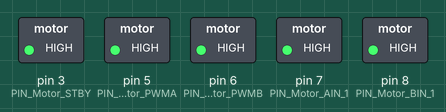
Bench run of a sketch on a simulated Arduino Uno, built with avr-gcc and run on an emulated ATmega328P. Shown: switched loads named in the sketch (green lamp = pin HIGH).

Above: at 0.05 s.
At 3.95 s:
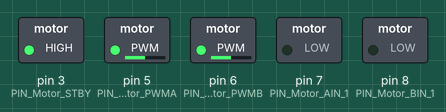
Timing chart, 0 to 4.6 s (numbered marks = the images above):
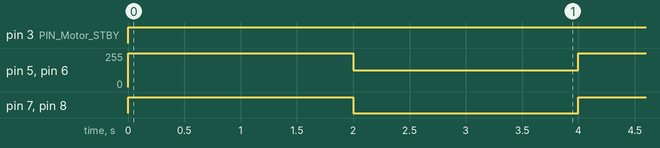

Measured:
- by itself, pin 3 (PIN_Motor_STBY): LOW → HIGH at 0.00 s
- by itself, pin 5 (PIN_Motor_PWMA), pin 6 (PIN_Motor_PWMB): alternates 255/255 for 2.0 s and 127/255 for 2.0 s
- by itself, pin 7 (PIN_Motor_AIN_1), pin 8 (PIN_Motor_BIN_1): alternates HIGH for 2.0 s and LOW for 2.0 s

The sketch:

motion_control.ino
```cpp
// These are the prerequisite classes and functions that motor control requires
#include <avr/wdt.h>
#include "DeviceDriverSet_xxx0_MotorControl.h"
#include "ApplicationFunctionSet_xxx0_MotorControl.cpp"

// We initialize the objects for motors and motion control
DeviceDriverSet_Motor AppMotor;
Application_xxx Application_SmartRobotCarxxx0;

/*
  FUNCTIONS FOR ROBOT MOTOR CONTROL:

  The value of Application_SmartRobotCarxxx0.Motion_Control determines the direction of motion.
  - If Application_SmartRobotCarxxx0.Motion_Control = 0 -> Forward
  - If Application_SmartRobotCarxxx0.Motion_Control = 1 -> Backward
  - If Application_SmartRobotCarxxx0.Motion_Control = 2 -> Left
  - If Application_SmartRobotCarxxx0.Motion_Control = 3 -> Right
  - If Application_SmartRobotCarxxx0.Motion_Control = 4 -> LeftForward
  - If Application_SmartRobotCarxxx0.Motion_Control = 5 -> LeftBackward
  - If Application_SmartRobotCarxxx0.Motion_Control = 6 -> RightForward
  - If Application_SmartRobotCarxxx0.Motion_Control = 7 -> RightBackward
  - If Application_SmartRobotCarxxx0.Motion_Control = 8 -> stop_it

  Speed values range from 0-255.

  The function to control direction and speed is as follows:
  ApplicationFunctionSet_SmartRobotCarMotionControl(direction, speed)

  The function takes in two parameters: one for direction, and one for speed.

  Therefore, to make the robot go forward with a speed of 255, we would call the function as follows:
  Application_SmartRobotCarxxx0.Motion_Control = 0;  // Motion Control Direction is set to Forward
  ApplicationFunctionSet_SmartRobotCarMotionControl(Application_SmartRobotCarxxx0.Motion_Control, 255);  // First argument is the direction set in the previous line, second argument is the speed

  The function to maintain current state of motion by preventing code execution for a given period of time is the delay() function, which accepts a time argument (milliseconds) as follows:
  delay(time)

  Therefore, to make the car continue forward at full speed for two seconds, we can use the delay() function as follows:
  delay(2000);

  If we want to stop the car, we would call the function as follows:
  Application_SmartRobotCarxxx0.Motion_Control = 8;  // Motion Control Direction is set to Forward
  ApplicationFunctionSet_SmartRobotCarMotionControl(Application_SmartRobotCarxxx0.Motion_Control, 0)  // First argument is the direction set in the previous line, second argument is the speed

  Overall, this would result in the following code:
  // Continue forward at full speed for 2 seconds
  Application_SmartRobotCarxxx0.Motion_Control = 0;
  ApplicationFunctionSet_SmartRobotCarMotionControl(Application_SmartRobotCarxxx0.Motion_Control, 255);
  delay(2000);

  // Stop the car
  Application_SmartRobotCarxxx0.Motion_Control = 8;
  ApplicationFunctionSet_SmartRobotCarMotionControl(Application_SmartRobotCarxxx0.Motion_Control, 0);
*/

void setup() {
  // put your setup code here, to run once:
  AppMotor.DeviceDriverSet_Motor_Init();  // Sets the motors to their corresponding ports on the microcontroller
}

void loop() {
  // put your main code here, to run repeatedly:

  // Robot goes forward at full speed for 2 seconds
  Application_SmartRobotCarxxx0.Motion_Control = 0;
  ApplicationFunctionSet_SmartRobotCarMotionControl(Application_SmartRobotCarxxx0.Motion_Control, 255);
  delay(2000);

  // Robot goes backward at half speed for 2 seconds
  Application_SmartRobotCarxxx0.Motion_Control = 1;
  ApplicationFunctionSet_SmartRobotCarMotionControl(Application_SmartRobotCarxxx0.Motion_Control, 127.5);
  delay(2000);

  // Robot stops
  Application_SmartRobotCarxxx0.Motion_Control = 8;
  ApplicationFunctionSet_SmartRobotCarMotionControl(Application_SmartRobotCarxxx0.Motion_Control, 0);
}
```

ApplicationFunctionSet_xxx0_MotorControl.cpp
```cpp
#include "DeviceDriverSet_xxx0_MotorControl.h"

extern DeviceDriverSet_Motor AppMotor;

/*运动方向控制序列*/
enum SmartRobotCarMotionControl
{
  Forward,       //(1)
  Backward,      //(2)
  Left,          //(3)
  Right,         //(4)
  LeftForward,   //(5)
  LeftBackward,  //(6)
  RightForward,  //(7)
  RightBackward, //(8)
  stop_it        //(9)
};               //direction方向:（1）、（2）、 （3）、（4）、（5）、（6）

struct Application_xxx
{
  SmartRobotCarMotionControl Motion_Control;
};

extern Application_xxx Application_SmartRobotCarxxx0;

static void ApplicationFunctionSet_SmartRobotCarMotionControl(SmartRobotCarMotionControl direction, uint8_t is_speed)
{
  static uint8_t directionRecord = 0;
  uint8_t Kp, UpperLimit;
  uint8_t speed = is_speed;
  switch (direction)
  {
  case /* constant-expression */
      Forward:
    /* code */
      AppMotor.DeviceDriverSet_Motor_control(/*direction_A*/ direction_just, /*speed_A*/ speed,
                                             /*direction_B*/ direction_just, /*speed_B*/ speed, /*controlED*/ control_enable); //Motor control
    break;
  case /* constant-expression */ Backward:
    /* code */

      AppMotor.DeviceDriverSet_Motor_control(/*direction_A*/ direction_back, /*speed_A*/ speed,
                                             /*direction_B*/ direction_back, /*speed_B*/ speed, /*controlED*/ control_enable); //Motor control
    break;
  case /* constant-expression */ Left:

    AppMotor.DeviceDriverSet_Motor_control(/*direction_A*/ direction_just, /*speed_A*/ speed,
                                           /*direction_B*/ direction_back, /*speed_B*/ speed, /*controlED*/ control_enable); //Motor control
    break;
  case /* constant-expression */ Right:

    AppMotor.DeviceDriverSet_Motor_control(/*direction_A*/ direction_back, /*speed_A*/ speed,
                                           /*direction_B*/ direction_just, /*speed_B*/ speed, /*controlED*/ control_enable); //Motor control
    break;
  case /* constant-expression */ LeftForward:
    /* code */
    AppMotor.DeviceDriverSet_Motor_control(/*direction_A*/ direction_just, /*speed_A*/ speed,
                                           /*direction_B*/ direction_just, /*speed_B*/ speed / 2, /*controlED*/ control_enable); //Motor control
    break;
  case /* constant-expression */ LeftBackward:
    AppMotor.DeviceDriverSet_Motor_control(/*direction_A*/ direction_back, /*speed_A*/ speed,
                                           /*direction_B*/ direction_back, /*speed_B*/ speed / 2, /*controlED*/ control_enable); //Motor control
    break;
  case /* constant-expression */ RightForward:
    AppMotor.DeviceDriverSet_Motor_control(/*direction_A*/ direction_just, /*speed_A*/ speed / 2,
                                           /*direction_B*/ direction_just, /*speed_B*/ speed, /*controlED*/ control_enable); //Motor control
    break;
  case /* constant-expression */ RightBackward:
    AppMotor.DeviceDriverSet_Motor_control(/*direction_A*/ direction_back, /*speed_A*/ speed / 2,
                                           /*direction_B*/ direction_back, /*speed_B*/ speed, /*controlED*/ control_enable); //Motor control
    break;
  case /* constant-expression */ stop_it:
    AppMotor.DeviceDriverSet_Motor_control(/*direction_A*/ direction_void, /*speed_A*/ 0,
                                           /*direction_B*/ direction_void, /*speed_B*/ 0, /*controlED*/ control_enable); //Motor control
    break;
  default:
    break;
  }
}
```

DeviceDriverSet_xxx0_MotorControl.cpp
```cpp
#include "DeviceDriverSet_xxx0_MotorControl.h"

/*Motor control*/
void DeviceDriverSet_Motor::DeviceDriverSet_Motor_Init(void)
{
  pinMode(PIN_Motor_PWMA, OUTPUT);
  pinMode(PIN_Motor_PWMB, OUTPUT);
  pinMode(PIN_Motor_AIN_1, OUTPUT);
  pinMode(PIN_Motor_BIN_1, OUTPUT);
  pinMode(PIN_Motor_STBY, OUTPUT);
}


void DeviceDriverSet_Motor::DeviceDriverSet_Motor_control(boolean direction_A, uint8_t speed_A, //A组电机参数
                                                          boolean direction_B, uint8_t speed_B, //B组电机参数
                                                          boolean controlED                     //AB使能允许 true
                                                          )                                     //电机控制
{

  if (controlED == control_enable) //使能允许？
  {
    digitalWrite(PIN_Motor_STBY, HIGH);
    { //A...Right

      switch (direction_A) //方向控制
      {
      case direction_just:
        digitalWrite(PIN_Motor_AIN_1, HIGH);
        analogWrite(PIN_Motor_PWMA, speed_A);
        break;
      case direction_back:

        digitalWrite(PIN_Motor_AIN_1, LOW);
        analogWrite(PIN_Motor_PWMA, speed_A);
        break;
      case direction_void:
        analogWrite(PIN_Motor_PWMA, 0);
        digitalWrite(PIN_Motor_STBY, LOW);
        break;
      default:
        analogWrite(PIN_Motor_PWMA, 0);
        digitalWrite(PIN_Motor_STBY, LOW);
        break;
      }
    }

    { //B...Left
      switch (direction_B)
      {
      case direction_just:
        digitalWrite(PIN_Motor_BIN_1, HIGH);

        analogWrite(PIN_Motor_PWMB, speed_B);
        break;
      case direction_back:
        digitalWrite(PIN_Motor_BIN_1, LOW);
        analogWrite(PIN_Motor_PWMB, speed_B);
        break;
      case direction_void:
        analogWrite(PIN_Motor_PWMB, 0);
        digitalWrite(PIN_Motor_STBY, LOW);
        break;
      default:
        analogWrite(PIN_Motor_PWMB, 0);
        digitalWrite(PIN_Motor_STBY, LOW);
        break;
      }
    }
  }
  else
  {
    digitalWrite(PIN_Motor_STBY, LOW);
    return;
  }
}
```

DeviceDriverSet_xxx0_MotorControl.h
```cpp
#ifndef _DeviceDriverSet_xxx0_H_MotorControl
#define _DeviceDriverSet_xxx0_H_MotorControl

#include <arduino.h>

/*Motor*/
class DeviceDriverSet_Motor
{
public:
  void DeviceDriverSet_Motor_Init(void);
#if _Test_DeviceDriverSet
  void DeviceDriverSet_Motor_Test(void);
#endif
  void DeviceDriverSet_Motor_control(boolean direction_A, uint8_t speed_A, //A组电机参数
                                     boolean direction_B, uint8_t speed_B, //B组电机参数
                                     boolean controlED                     //AB使能允许 true
  );                                                                       //电机控制
private:

#define PIN_Motor_PWMA 5
#define PIN_Motor_PWMB 6
#define PIN_Motor_BIN_1 8
#define PIN_Motor_AIN_1 7
#define PIN_Motor_STBY 3

public:
#define speed_Max 255
#define direction_just true
#define direction_back false
#define direction_void 3

#define Duration_enable true
#define Duration_disable false
#define control_enable true
#define control_disable false
};

#endif
```
